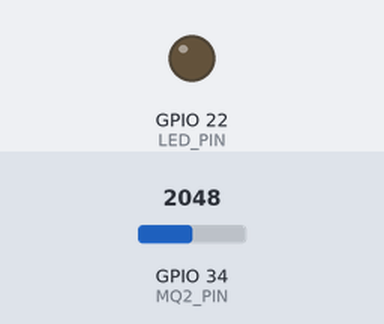
Recording of a sketch running on a simulated ESP32. On the bench: output pins drawn as LEDs (lit = HIGH). The test bench sets the inputs (shaded band); at power-on: GPIO 34 (MQ2_PIN) = 2048. WiFi joins after 1.5 s; servers stay silent unless stated; what the sketch prints to the serial monitor is not drawn.

Above: at 2.7 s.
2.8 s: GPIO 34 (MQ2_PIN) set to 3546
6.0 s: GPIO 34 (MQ2_PIN) set to 3628
At 7.2 s:
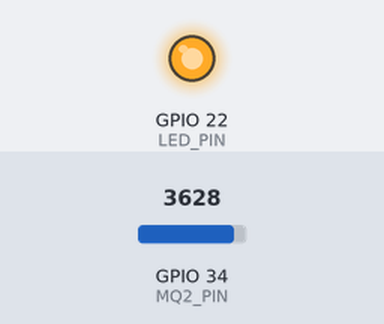
8.0 s: GPIO 34 (MQ2_PIN) set to 3560
At 8.9 s:
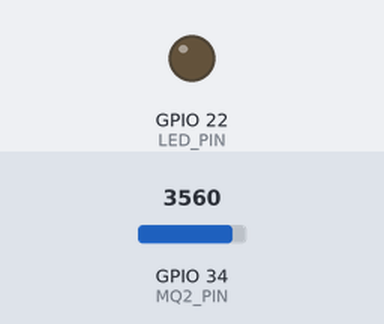
10.0 s: GPIO 34 (MQ2_PIN) set to 3603
At 11.7 s:
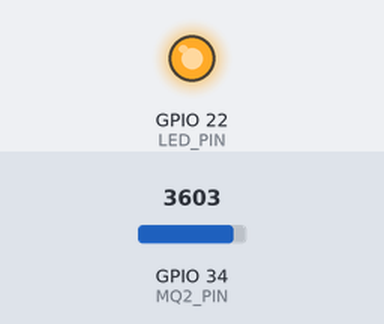
Timing chart, 0 to 13.0 s (numbered marks = the images above; inputs shaded):
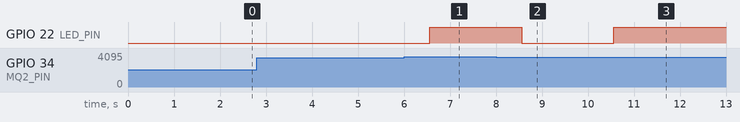

The sketch:

_include_WiFi.h.ino
```cpp
#include <WiFi.h>
#include <WebServer.h>

// --- CONFIGURAÇÕES WI-FI ---
const char* ssid = "Wokwi-GUEST";
const char* password = "";

// --- PINOS ---
const int MQ2_PIN = 34;    // pino analógico do MQ-2 (AOUT)
const int LED_PIN = 22;     // pino digital do LED

// --- OBJETO SERVIDOR WEB ---
WebServer server(80);

// --- VARIÁVEIS GLOBAIS ---
int gasValue = 0;
String statusAr = "Desconhecido";

// --- FUNÇÃO PARA GERAR PÁGINA HTML ---
String getPage() {
  String html = "<html><body style='font-family:sans-serif;text-align:center;'>";
  html += "<h2>Monitor de Qualidade do Ar - MQ2</h2>";
  html += "<p><b>Valor do Sensor:</b> " + String(gasValue) + "</p>";
  html += "<p><b>Status do Ar:</b> " + statusAr + "</p>";
  html += "<p>Atualize a página para ver o valor mais recente.</p>";
  html += "</body></html>";
  return html;
}

// --- CONFIGURAÇÃO INICIAL ---
void setup() {
  Serial.begin(9600);
  pinMode(LED_PIN, OUTPUT);
  digitalWrite(LED_PIN, LOW);

  Serial.print("Conectando-se ao Wi-Fi");
  WiFi.begin(ssid, password);

  while (WiFi.status() != WL_CONNECTED) {
    delay(300);
    Serial.print(".");
  }

  Serial.println("\nConectado!");
  Serial.print("Endereço IP: ");
  Serial.println(WiFi.localIP());

  // Inicia servidor web
  server.on("/", []() {
    server.send(200, "text/html", getPage());
  });
  server.begin();
  Serial.println("Servidor Web Iniciado!");
}


void loop() {
  gasValue = analogRead(MQ2_PIN);

  // Ajuste dos limites conforme necessidade e calibração do sensor
  if (gasValue < 2300) {
    statusAr = "Ar Limpo 😌";
    digitalWrite(LED_PIN, LOW);
  } else if (gasValue < 3600) {
    statusAr = "Atenção ⚠️ - Poluição Moderada";
    digitalWrite(LED_PIN, LOW);
  } else {
    statusAr = "Perigo 🚨 - Alta Poluição!";
    digitalWrite(LED_PIN, HIGH);
  }

  // Exibe no Serial Monitor
  Serial.print("Valor MQ2: ");
  Serial.print(gasValue);
  Serial.print(" | Status: ");
  Serial.println(statusAr);

  // Atualiza servidor
  server.handleClient();

  delay(1000);
}
```

Measured:
- the behaviour switches between 3599 and 3600 on GPIO 34 (MQ2_PIN) (found by bisection; images 0 and 1)
- after the input at 2.8 s, every drawn part: stays the same
- after the input at 6.0 s, GPIO 22 (LED_PIN): LOW → HIGH after 0.56 s
- after the input at 8.0 s, GPIO 22 (LED_PIN): HIGH → LOW after 0.56 s
- after the input at 10.0 s, GPIO 22 (LED_PIN): LOW → HIGH after 0.56 s
